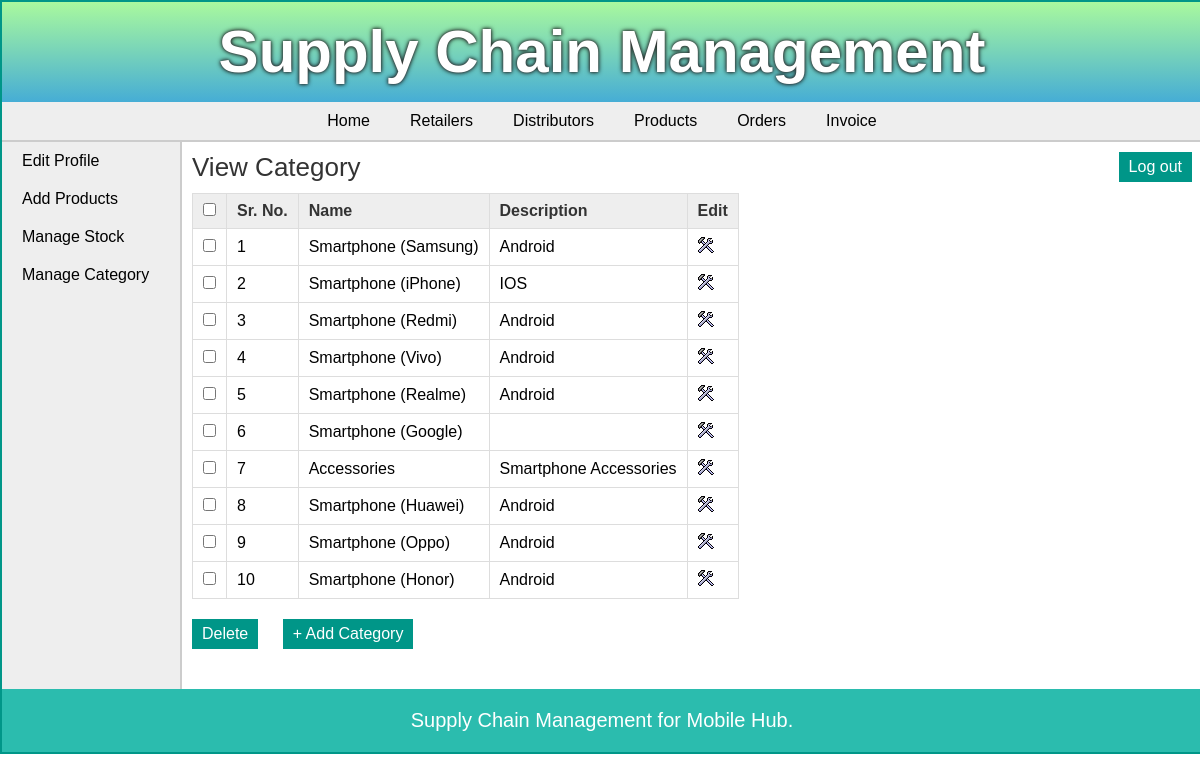
The app's page /manufacturer/view_category.php (signed in) with its own data.
### tables this page shows
CREATE TABLE `categories` (
  `cat_id` int(11) NOT NULL,
  `cat_name` varchar(25) NOT NULL,
  `cat_details` text DEFAULT NULL
);

### manufacturer/view_category.php (the view, shortened to what this page needs)
<?php
	include("../includes/config.php");
	if(isset($_SESSION['manufacturer_login'])) {
		if($_SESSION['manufacturer_login'] == true) {
			$query_selectCategory = "SELECT * FROM categories";
			$result_selectCategory = mysqli_query($con,$query_selectCategory);
		}
		else {
			header('Location:../index.php');
		}
	}
	else {
		header('Location:../index.php');
	}
?>
<!DOCTYPE html>
<html>
<head>
	<link rel="stylesheet" href="../includes/main_style.css" >
</head>
<body>
	<?php
		include("../includes/header.inc.php");
		include("../includes/nav_manufacturer.inc.php");
		include("../includes/aside_manufacturer.inc.php");
	?>
	<section>
		<h1>View Category</h1>
		<form action="" method="POST" class="form">
		<table class="table_displayData">
			<tr>
				<th> <input type="checkbox" onClick="toggle(this)" /> </th>
				<th>Sr. No.</th>
				<th>Name</th>
				<th>Description</th>
				<th> Edit </th>
			</tr>
			<?php $i=1; while($row_selectCategory = mysqli_fetch_array($result_selectCategory)) { ?>
			<tr>
				<td> <input type="checkbox" name="chkId[]" value="<?php echo $row_selectCategory['cat_id']; ?>" /> </td>
				<td> <?php echo $i; ?> </td>
				<td> <?php echo $row_selectCategory['cat_name']; ?> </td>
				<td> <?php echo $row_selectCategory['cat_details']; ?> </td>
				<td> <a href="edit_category.php?id=<?php echo $row_selectCategory['cat_id']; ?>"><img src="../images/edit.png" alt="edit" /></a> </td>
			</tr>
			<?php $i++; } ?>
		</table>
		<input type="submit" value="Delete" class="submit_button"/>
		<a href="add_category.php"><input type="button" value="+ Add Category" class="submit_button"/></a>
		</form>
	</section>
	<?php
		include("../includes/footer.inc.php");
	?>
</body>
</html>

### includes/header.inc.php
<header> <h1>Supply Chain Management</h1> </header>

### includes/nav_manufacturer.inc.php
<nav>
	<a href="index.php">Home</a><a href="../manufacturer/view_retailer.php">Retailers</a><a href="../manufacturer/view_distributor.php">Distributors</a><a href="../manufacturer/view_products.php">Products</a><a href="../manufacturer/view_orders.php">Orders</a><a href="../manufacturer/view_invoice.php">Invoice</a>
</nav>

### includes/aside_manufacturer.inc.php
<table class="table_mainWrapper">
<tr>
<td id="td_aside">
<aside>
	<a href="../manufacturer/edit_profile.php">Edit Profile</a><a href="../manufacturer/add_product.php">Add Products</a><a href="../manufacturer/manage_stock.php">Manage Stock</a><a href="../manufacturer/view_category.php">Manage Category</a>
</aside>
</td>
<td id="td_section">
<a href="../logout.php"><input type="button" value="Log out" class="submit_button" style="float:right;margin:10px;"/></a>

### includes/footer.inc.php
</td>
</tr>
</table>
<footer>Supply Chain Management for Mobile Hub.</footer>

### includes/main_style.css (style rules this page uses)
* { font-family: arial,sans-serif; margin:0px; padding:0px; }
body { width:1200px; margin:auto; border:2px solid #009688; }
a { text-decoration:none; }
.submit_button { font-size:16px; margin-top:20px; margin-right:20px; padding:6px 10px; background-color:#009688; border:none; color:white; }
header { background-image:linear-gradient(#a9f99e, #46add5); height:100px; margin:0px auto; }
header h1 { text-align:center; line-height:100px; color:rgb(255, 255, 255); text-shadow: 0 0 3px #3f3e3e, 0 0 5px #000000; font-size:60px; font-weight:bold; }
nav { margin:0px; text-align:center; background-color:#EEEEEE; border-bottom:2px solid #ccc; }
nav a { color:black; display:inline-block; padding:10px 20px; }
.table_mainWrapper { width:1200px; border-spacing:0px; }
#td_aside { background-color:#EEEEEE; vertical-align:top; width:200px; border-right:2px solid #ccc; }
aside a { color:black; display:block; padding:10px 20px; }
#td_section { vertical-align:top; }
section { width:1000px; padding:10px; padding-bottom:40px; }
section h1 { margin-bottom:10px; font-weight:normal; color:#333; font-size: 26px; }
table { border-collapse: collapse; }
.table_displayData td, .table_displayData th { border:1px solid #ddd; padding: 8px 10px; text-align: left; }
.table_displayData th { background-color:#eee; color:#333; }
footer { clear:both; padding:20px; font-size:20px; background-color: #2bbcae; color:white; text-align:center; }

### records on screen
categories: cat_name "Smartphone (Samsung)", cat_details "Android"
categories: cat_name "Smartphone (iPhone)", cat_details "IOS"
categories: cat_name "Smartphone (Redmi)", cat_details "Android"
categories: cat_name "Smartphone (Vivo)", cat_details "Android"
categories: cat_name "Smartphone (Realme)", cat_details "Android"
categories: cat_name "Smartphone (Google)"
categories: cat_name "Accessories", cat_details "Smartphone Accessories"
categories: cat_name "Smartphone (Huawei)", cat_details "Android"
categories: cat_name "Smartphone (Oppo)", cat_details "Android"
categories: cat_name "Smartphone (Honor)", cat_details "Android"
